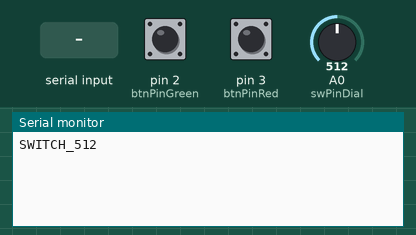
Bench run of a sketch on a simulated Arduino Uno, built with avr-gcc and run on an emulated ATmega328P. Shown: the last lines printed to the serial monitor. Inputs (shaded band) come from the test bench; at power-on: pin 2 (btnPinGreen) LOW, pin 3 (btnPinRed) LOW, A0 (swPinDial) = 512.

Above: at 1.2 s.
1.3 s: pin 2 (btnPinGreen) pulled HIGH for 0.15 s
At 2.5 s:
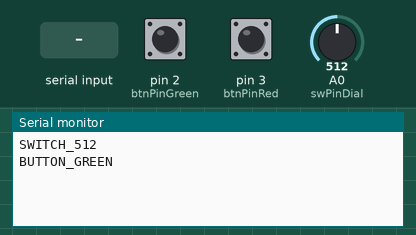
2.9 s: pin 3 (btnPinRed) pulled HIGH for 0.15 s
At 3.9 s:
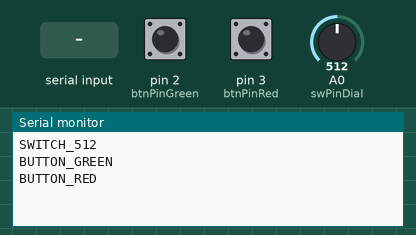
4.5 s: "1\n" received over Serial
At 5.7 s:
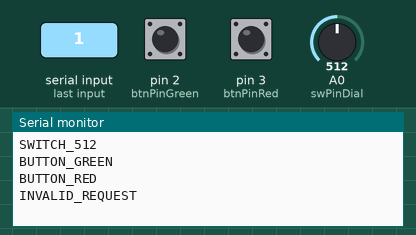
6.0 s: A0 (swPinDial) set to 716
At 6.6 s:
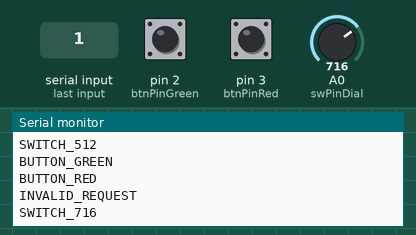
7.5 s: A0 (swPinDial) set to 900
At 7.9 s:
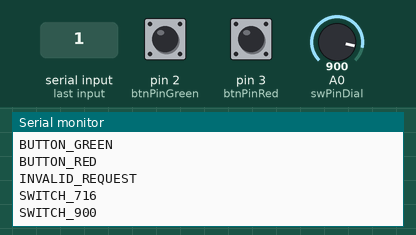

The sketch:

SelectorDevice.ino
```cpp
// Pin setup
int btnPinGreen = 2;
int btnPinRed = 3;
int swPinDial = 0;

// State tracking
int value = 0;
int RotaryValue = 0;
int redState = 0;
int greenState = 0;

// Serial input
String command;
String temp1,temp2;
char inByte;
char carray[6];

void setup()
{
  Serial.begin(9600);

  pinMode(btnPinGreen, INPUT);
  pinMode(btnPinRed, INPUT);
  pinMode(swPinDial, INPUT);
}

void loop()
{
  // Button Input
  value = digitalRead(btnPinGreen);
  if (value != greenState) {
    if (value == HIGH) {
      Serial.println("BUTTON_GREEN");
    }
  }
  greenState = value;

  value = digitalRead(btnPinRed);
  if (value != redState) {
    if (value == HIGH) {
      Serial.println("BUTTON_RED");
    }
  }
  redState = value;

  // Dial Input
  int swValue = analogRead(swPinDial);
  if (abs(RotaryValue - swValue) > 5) {
    RotaryValue = swValue;
    Serial.print("SWITCH_");
    Serial.println(swValue);
  }

  // Query Commands
  if (Serial.available() > 0) {
    inByte = Serial.read();

    // upper/lower letters, numbers, underscore
    if ((inByte >= 65 && inByte <= 90) || (inByte >=97 && inByte <=122) || (inByte >= 48 && inByte <=57) || inByte == 95 ) {
      command.concat(inByte);
    }
  }

  if (inByte == 10 || inByte == 13) {
    inByte = 0;

    if (command.equalsIgnoreCase("get_position")) {
      Serial.print("SWITCH_");
      Serial.println(swValue);
    } else {
      if (!command.equalsIgnoreCase("")) {
        Serial.println("INVALID_REQUEST");
      }
    }
    command = "";
  }

  delay(50);  // delay in between reads for stability
}
```

Measured:
- after the input at 1.3 s, the serial monitor: prints a new line at once (image 1)
- after the input at 2.9 s, the serial monitor: prints a new line at once (image 2)
- after the input at 4.5 s, the serial monitor: prints a new line after 0.06 s (image 3)
- after the input at 6.0 s, the serial monitor: prints a new line at once (image 4)
- after the input at 7.5 s, the serial monitor: prints a new line at once (image 5)
